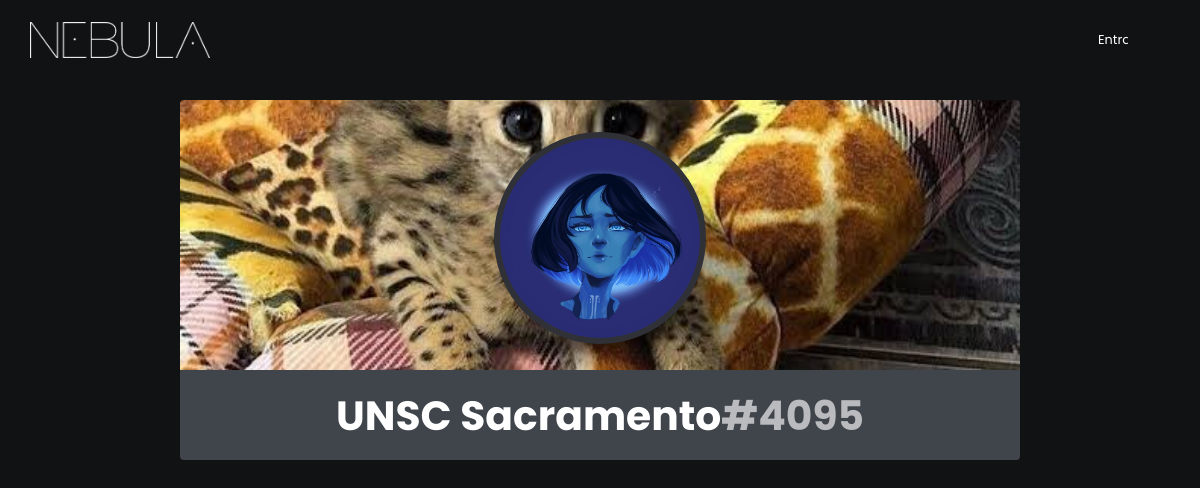
Page /pesquisa.php?busca=UNSC Sacramento on the earlier database version.
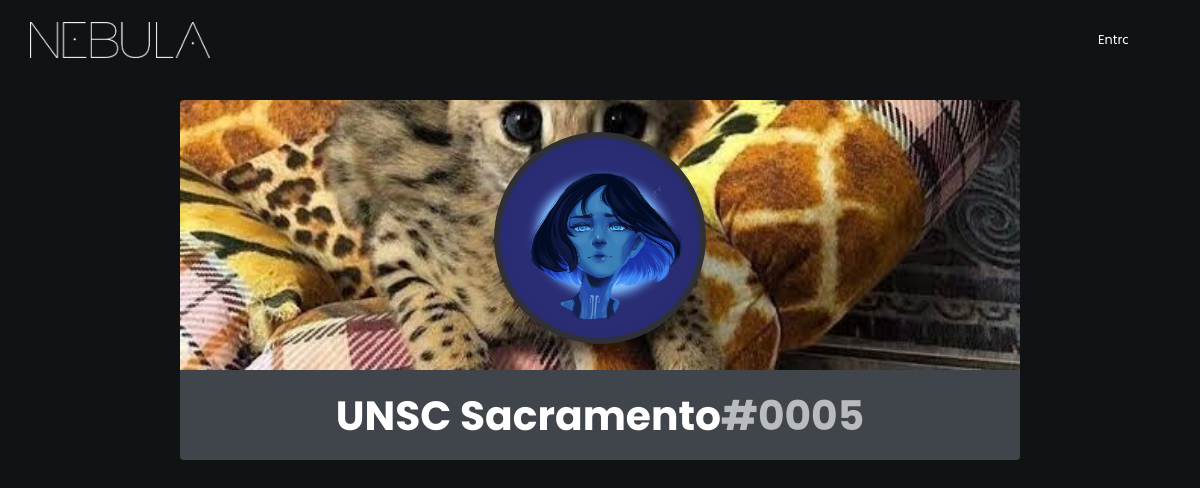
Same page on the later database version.
### tables this page shows
CREATE TABLE `users` (
  `id` int(16) unsigned NOT NULL DEFAULT 0,
  `usuario` varchar(16) NOT NULL DEFAULT 'Nulo',
  `uid` varchar(4) NOT NULL DEFAULT '1000',
  `bio` varchar(450) DEFAULT 'T2zDoSwgZXUgc291IG5vdm8oYSkgbm8gTmVidWxhIQ==',
  `icon` varchar(20) NOT NULL DEFAULT 'df.png',
  `banner` varchar(20) NOT NULL DEFAULT 'df.jpg',
  `seguindo` int(10) unsigned NOT NULL DEFAULT 0,
  `seguidores` int(10) unsigned NOT NULL DEFAULT 0,
  `tipo` int(1) unsigned NOT NULL DEFAULT 0,
  PRIMARY KEY (`id`)
);

### pesquisa.php (the view, shortened to what this page needs)
<!DOCTYPE html>
<html lang="pt-br" dir="ltr">
  <head>
    <link rel="stylesheet" href="css/estilo.css">
    <link rel="stylesheet" href="css/pesquisa.css">
  </head>
  <body>
<?php
include 'php/conexao.php';
$id = $_SESSION['id'];
$busca = $_GET['busca'];
if(isset($id) == false){
	include 'php/navnologin.php';
} else {
  include 'php/navmain.php';
}
echo "<div id='corpo'>";
$sql = "select * from users where usuario like '%$busca%' order by seguidores desc";
$result=mysqli_query($conn,$sql);
while($tabela=mysqli_fetch_array($result))
{
$idconvidado = $tabela["id"];
$usuario = $tabela["usuario"];
$uid = $tabela["uid"];
$icon = $tabela["icon"];
$banner = $tabela["banner"];
if ($idconvidado != $id) {
  echo "<form action='perfil.php' class='profile' method='get'>
  <div class='banner' style='background-image: url(img/user_banners/$banner)'>
  <div class='usericon' style='background-image: url(img/user_icons/$icon)'>
  <input type='submit' value='' id='invbtn'>
  </div>
  </div>
  <input type='hidden' name='id' value='$idconvidado'>
  <button class='profbtn' type='submit'>
  <h1> $usuario<b class='gray'>#$uid</b> </h1>
  </button>
  </form>";
}
}
?>
</div>
</body>
</html>

Differences in the rows shown:
changed users "UNSC Sacramento": uid "4095" → "0005"
